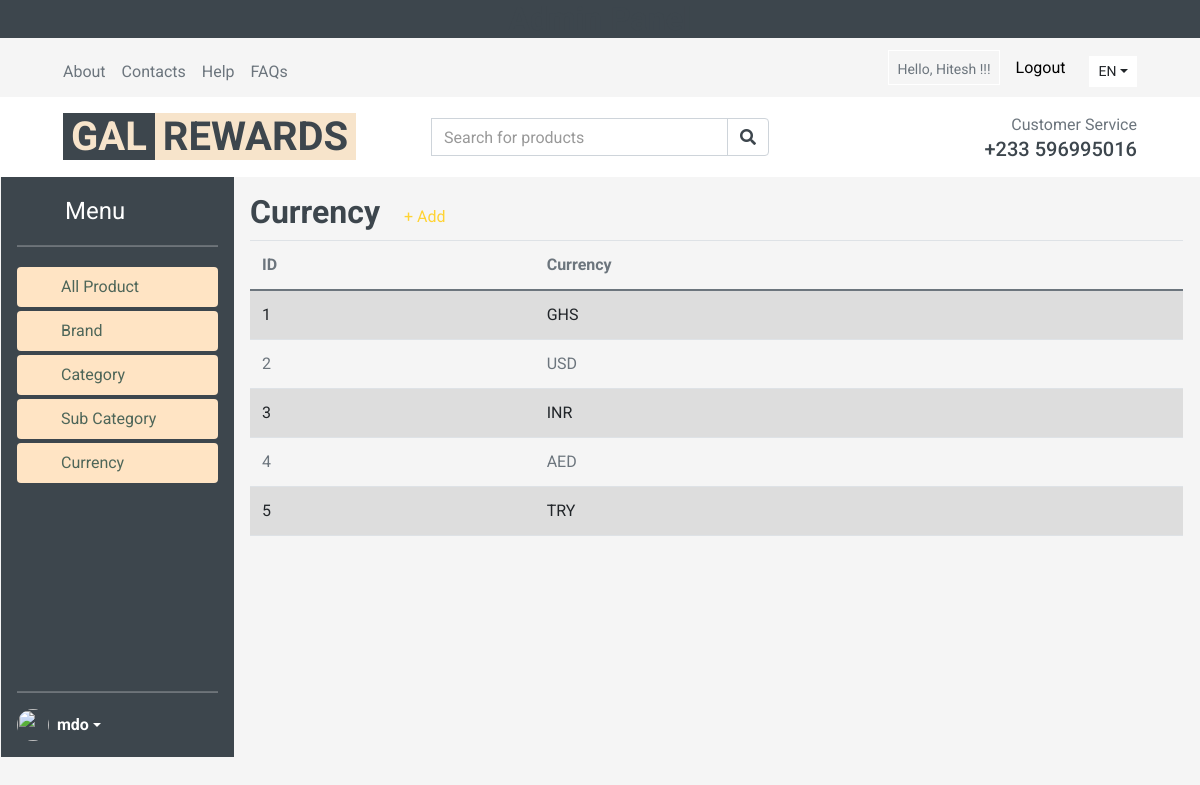
/adminCurrency/ (signed in), run on the app's committed database.
### Product/models.py (models this page shows, shortened)
class currency(models.Model):
    currency = models.CharField( max_length=3, unique=True)

### my/views.py (the view)
# urls.py: path('adminCurrency/',views.adminCurrency,name="adminCurrency"),
def adminCurrency(request):
    allCurrency = currency.objects.all()
    data={
        'allcat': allCurrency,
    }
    return render(request,'adminPanel/adminCurrency.html',data)

### templates/adminPanel/adminCurrency.html
{% include "adminPanel/adminHeader.html"%}
{% if user.is_authenticated %}
<div class="d-flex flex-column flex-shrink-0 p-3 col-md">
    <div class="d-flex align-items-center">
        <div class="d-inline-block">
        <h2 class="">Currency</h2>
        </div>
        <div class="col-5 pl-4">
        <a href="{% url 'addCurrency'%}">+ Add</a>
        </div>
    </div>
    <table class="table table-striped">
        <thead>
            <tr>
                <th scope="col">ID</th>
                <th scope="col">Currency</th>
            </tr>
        </thead>
        <tbody>
           {% for n in allcat%}
            <tr>
                <td>{{n.id}}</td>
                <td>{{n.currency}}</td>
            </tr>
            {%endfor%}
        </tbody>
    </table>
  </div>
{%endif%}
{% include "adminPanel/adminFooter.html" %}

### templates/adminPanel/adminHeader.html (shortened to what this page needs)
{% load static %}
<!DOCTYPE html>
<html lang="en">
<head>
    <link href="https://cdn.jsdelivr.net/npm/bootstrap@5.0.2/dist/css/bootstrap.min.css" rel="stylesheet">
    <link href="../assets/dist/css/bootstrap.min.css" rel="stylesheet">
     <link href="https://cdnjs.cloudflare.com/ajax/libs/font-awesome/5.10.0/css/all.min.css" rel="stylesheet">
     <link href="lib/animate/animate.min.css" rel="stylesheet">
     <link href="lib/owlcarousel/assets/owl.carousel.min.css" rel="stylesheet">
     <link rel="stylesheet" href="{% static 'css/style1.css' %}">
</head>
<body>
    <div class="text-center bg-dark text-light"> <h2>Admin Panel</h2></div>
    {% if user.is_authenticated %}
    <div class="container-fluid">
        <div class="row bg-secondary py-1 px-xl-5">
            <div class="col-lg-4 d-none d-lg-block">
                <div class="d-inline-flex align-items-center h-100">
                    <a class="text-body mr-3" href="">About</a>
                    <a class="text-body mr-3" href="">Contacts</a>
                    <a class="text-body mr-3" href="">Help</a>
                    <a class="text-body mr-3" href="">FAQs</a>
                </div>
            </div>
            <div class="col-lg-4 text-center text-lg-center">
            </div>
            <div class="col-lg-4 text-center text-lg-right">
                <div class="d-inline-flex align-items-center">
                    <div class="btn-group ">
                       <label class="btn btn-sm btn-light  --dark text-body mr-3 pt-2" style="color:black; background:transparent" >Hello, {{user.first_name}} !!!</label>
                    </div>
                   <div class="btn-group mr-4">
                    <label for="logout" >
                      <a href="{% url 'logout' %}" style="color: black;">Logout</a>
                    </label>
                   </div>
                    <div class="btn-group">
                        <button type="button" class="btn btn-sm btn-light dropdown-toggle" data-toggle="dropdown">EN</button>
                    </div>
                </div>
            </div>
        </div>
        <div class="row align-items-center bg-light py-3 px-xl-5 d-none d-lg-flex">
            <div class="col-lg-4">
                <a href="{%url 'adminHome' %}" class="text-decoration-none">
                    <span class="h1 text-uppercase bg-dark px-2" style="color: #f7e4cb;">GAL</span>
                    <span class="h1 text-uppercase text-dark px-2 ml-n1" style="background-color: #f7e4cb;">REWARDS</span>
                </a>
            </div>
            <div class="col-lg-4 col-6 text-left">
                <form action="" method="Post">
                    <div class="input-group">
                        <input type="text" class="form-control" placeholder="Search for products" name="serach">
                        <div class="input-group-append">
                            <span class="input-group-text bg-transparent text-dark">
                                <i class="fa fa-search"></i>
                            </span>
                        </div>
                    </div>
                </form>
            </div>
            <div class="col-lg-4 col-6 text-right">
                <p class="m-0">Customer Service</p>
                <h5 class="m-0">+233 596995016</h5>
            </div>
        </div>
    </div>
      <div class="row px-3">
    <div class="d-flex flex-column flex-shrink-0 p-3 text-white bg-dark col-" style="height: 580px; width:233px;">
        <a href="/" class="d-flex align-items-center mb-3 mb-md-0 me-md-auto text-white text-decoration-none">
          <svg class="bi me-2" width="40" height="32"><use xlink:href="#bootstrap"/></svg>
          <span class="fs-4">Menu</span>
        </a>
        <hr>
        <ul class="nav nav-pills flex-column mb-auto" >
          <li class="nav-item pt-1">
            <a href="{%url 'adminHome'%}" class="nav-link active" aria-current="page" style="background-color: bisque; color: #4E6659">
              <svg class="bi me-2" width="16" height="16"><use xlink:href="#home"/></svg>
              All Product
            </a>
          </li>
          <li class="nav-item pt-1" >
            <a href="{%url 'adminBrand'%}" class="nav-link active" aria-current="page" style="background-color: bisque; color: #4E6659">
              <svg class="bi me-2" width="16" height="16"><use xlink:href="#home"/></svg>
              Brand
            </a>
          </li>
          <li class="nav-item pt-1" >
            <a href="{%url 'adminCategory'%}" class="nav-link active" aria-current="page" style="background-color: bisque; color: #4E6659">
              <svg class="bi me-2" width="16" height="16"><use xlink:href="#home"/></svg>
              Category
            </a>
          </li>
          <li class="nav-item pt-1" >
            <a href="{%url 'adminSubCategory'%}" class="nav-link active" aria-current="page" style="background-color: bisque; color: #4E6659">
              <svg class="bi me-2" width="16" height="16"><use xlink:href="#home"/></svg>
              Sub Category
            </a>
          </li>
          <li class="nav-item pt-1" >
            <a href="{%url 'adminCurrency'%}" class="nav-link active" aria-current="page" style="background-color: bisque; color: #4E6659">
              <svg class="bi me-2" width="16" height="16"><use xlink:href="#home"/></svg>
              Currency
            </a>
          </li>
        </ul>
        <hr>
        <div class="dropdown">
          <a href="#" class="d-flex align-items-center text-white text-decoration-none dropdown-toggle" id="dropdownUser1" data-bs-toggle="dropdown" aria-expanded="false">
            <img src="" alt="" width="32" height="32" class="rounded-circle me-2">
            <strong>mdo</strong>
          </a>
        </div>
      </div>
      {% endif%}

### data on the page
currency: id "1", currency "GHS"
currency: id "2", currency "USD"
currency: id "3", currency "INR"
currency: id "4", currency "AED"
currency: id "5", currency "TRY"

### other printed values
{{ user.first_name }} "Hitesh"
